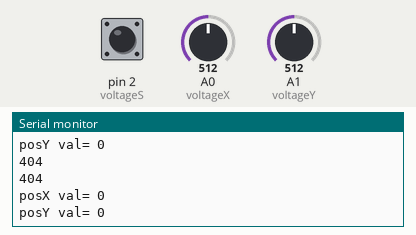
A sketch run on a simulated Arduino Uno, built with avr-gcc and run on an emulated ATmega328P. Parts: the last lines printed to the serial monitor. The test bench sets the inputs (shaded band); at power-on: A0 (voltageX) = 512, A1 (voltageY) = 512, pin 2 (voltageS) HIGH.

Above: at 1.2 s.
1.3 s: A0 (voltageX) set to 716
At 1.58 s:
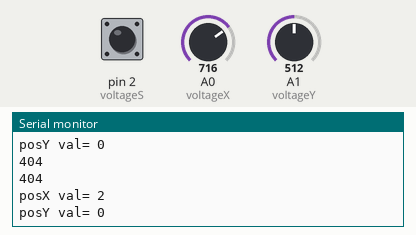
2.8 s: A1 (voltageY) set to 716
At 2.98 s:
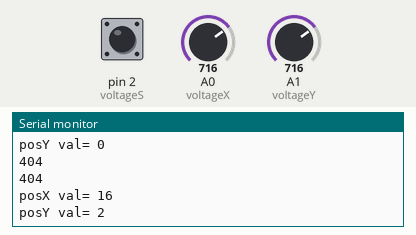
4.3 s: A0 (voltageX) set to 900
At 4.39 s:
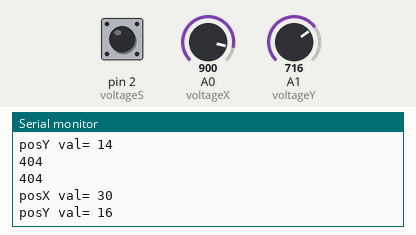
5.8 s: A1 (voltageY) set to 900
At 5.8 s:
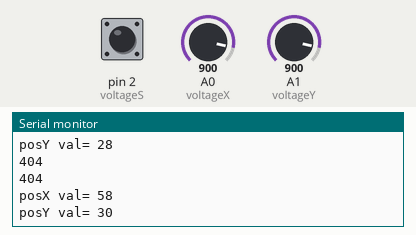
7.3 s: A0 (voltageX) set to 511
At 7.41 s:
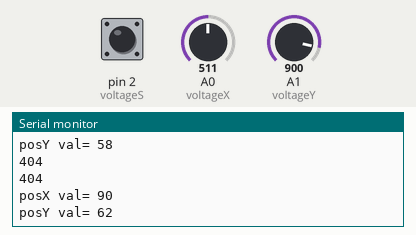
Timing chart, 0 to 10.3 s (numbered marks = the images above; inputs shaded):
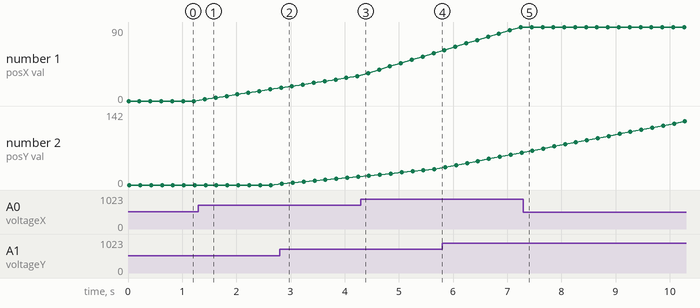

The sketch:

joystick_servo_controled.ino
```cpp
int voltageX = A0;
int voltageY = A1;
int voltageS = 2;
float valX, valY ;
int valS;
int dt = 200;
int vector[3]={};
int currentPos[2]={};
int i;


void setup() {
  // put your setup code here, to run once:
  pinMode(voltageX, INPUT);
  pinMode(voltageY, INPUT);
  pinMode(voltageS, INPUT);
  digitalWrite(voltageS, HIGH);
  Serial.begin(9600);
}

void loop() {
  // put your main code here, to run repeatedly:
  vector[0] = analogRead(voltageX);
  vector[0]=map(vector[0],0,1024,-5,6);
  vector[1] = analogRead(voltageY);
  vector[1]=map(vector[1],0,1024,-5,6);
  vector[2] = digitalRead(voltageS);


  for (i=0;i<2; i++){
  currentPos[i]=currentPos[i]+vector[i];
  Serial.println(404);
  }
  Serial.print("posX val= ");
  Serial.println(currentPos[0]);
  Serial.print("posY val= ");
  Serial.println(currentPos[1]);
  delay(dt);


}
```

Measured:
- after the input at 1.3 s, the serial monitor: prints a new line after 0.12 s (image 1)
- after the input at 2.8 s, the serial monitor: prints a new line at once (image 2)
- plotted number 1: 0 → 14 after the input at 1.3 s, 30 → 58 after the input at 4.3 s
